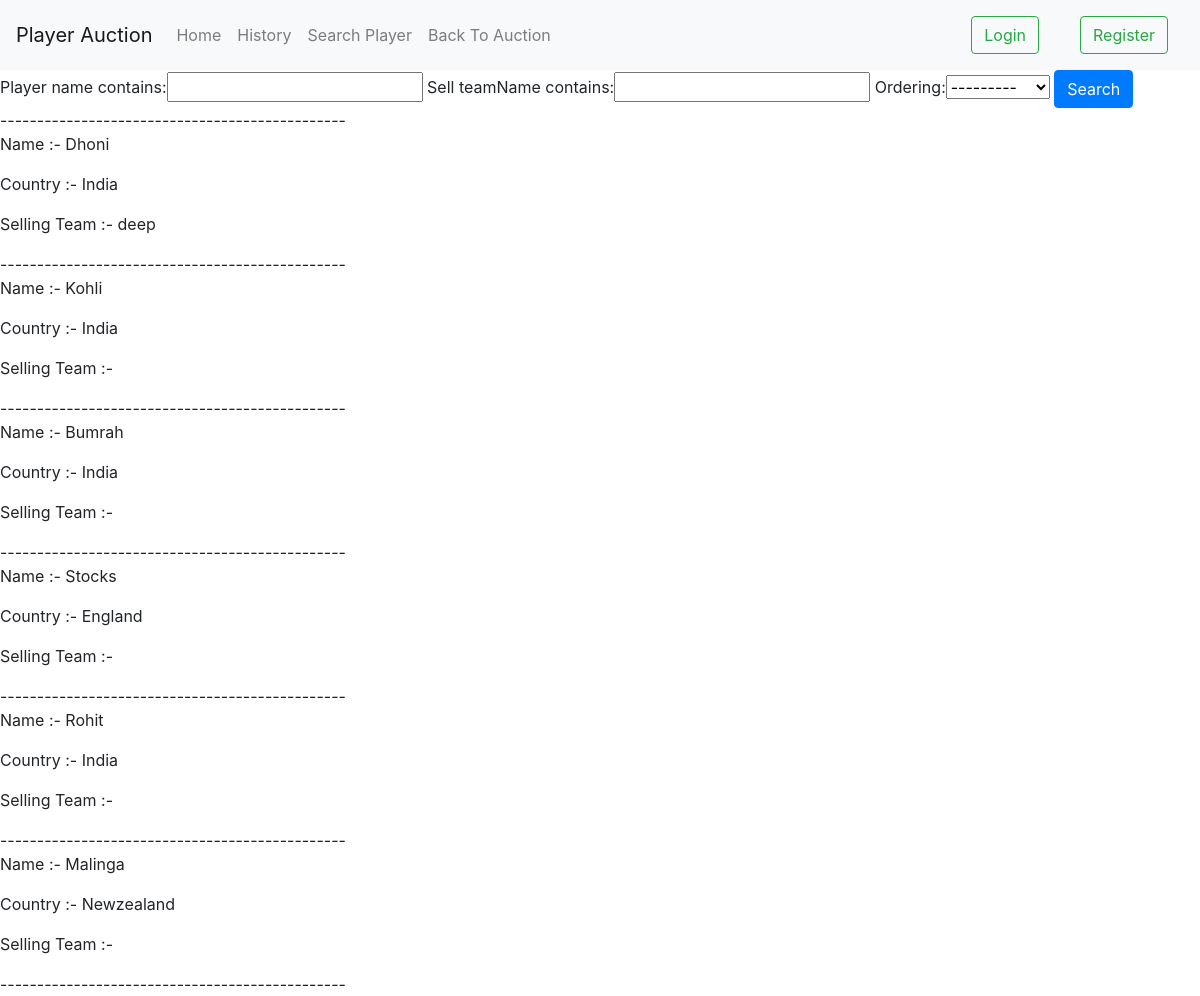
The app's page /player/searchplayer/ with its own data.
### Players/models.py (models this page shows, shortened)
class player(models.Model):
    player_id=models.AutoField
    player_name=models.CharField( max_length=50)
    player_country=models.CharField(max_length=50,choices=[('India', 'India'), ('England', 'England'),('Australia', 'Australia'),('Newzealand', 'Newzealand')],default="")
    player_role=models.CharField(max_length=50,choices=[('Batsman', 'Batsman'), ('Bowler', 'Bowler'),('AllRounder','AllRounder')],default="")
    base_price=models.IntegerField(default="")
    raising_price=models.PositiveIntegerField(default=1, validators=[MinValueValidator(1)])
    sell_price=models.IntegerField(default=0,blank=True, null=True)
    status=models.CharField(max_length=50,default="",choices=[('bidding', 'bidding'),('unsold', 'unsold'), ('sold','sold')])
    sell_teamName= models.CharField(max_length=50,default="",blank=True)
    date = models.DateField(default=datetime.now)
    hour= models.PositiveIntegerField(default=0, validators=[MinValueValidator(0), MaxValueValidator(23)])
    minite=models.PositiveIntegerField(default=0, validators=[MinValueValidator(0), MaxValueValidator(59)])
    second=models.PositiveIntegerField(default=0, validators=[MinValueValidator(0), MaxValueValidator(59)])
    image = models.ImageField(default='default.jpg', upload_to='player_pics')

### Players/views.py (the view)
# urls.py: path('searchplayer/', views.PlayerListView.as_view(), name='search'),
class PlayerListView(ListView):
    model=player
    template_name = 'searchplayer.html'
    context_object_name = 'player'
    def get_context_data(self, **kwargs):
        context = super().get_context_data(**kwargs)
        context["filter"] = PlayerFilter(self.request.GET, queryset=self.get_queryset())
        return context

### Players/templates/searchplayer.html
{% extends "base.html" %}
{% load bootstrap%}
{% block content %}
<form method="GET" action="">
{{ filter.form|bootstrap}}
<button type="submit" class="btn btn-primary">Search</button>
</form>
    {% for pla in filter.qs %}
    -----------------------------------------------<br>
        <article class="media content-section">
          <div class="media-body">
            <div class="article-metadata">
             <p>Name :-  {{ pla.player_name }}</p>
            <p class="article-content">Country :- {{ pla.player_country }}</p>
            <p class="article-content">Selling Team :- {{ pla.sell_teamName }}</p></div>
          </div>
        </article>
    {% endfor %}
    -----------------------------------------------<br>
{% endblock content %}

### records on screen
player: player_name "Dhoni", player_country "India", sell_teamName "deep"
player: player_name "Kohli", player_country "India"
player: player_name "Bumrah", player_country "India"
player: player_name "Stocks", player_country "England"
player: player_name "Rohit", player_country "India"
player: player_name "Malinga", player_country "Newzealand"
